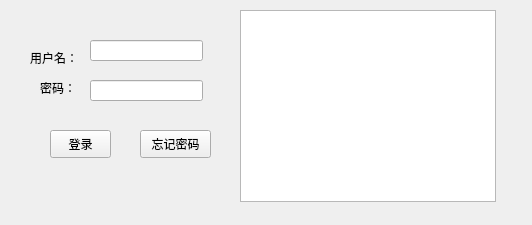
<?xml version="1.0" encoding="UTF-8"?>
<ui version="4.0">
 <class>Form</class>
 <widget class="QWidget" name="Form">
  <property name="geometry">
   <rect>
    <x>0</x>
    <y>0</y>
    <width>532</width>
    <height>225</height>
   </rect>
  </property>
  <property name="windowTitle">
   <string>Form</string>
  </property>
  <widget class="QLabel" name="label">
   <property name="geometry">
    <rect>
     <x>30</x>
     <y>50</y>
     <width>72</width>
     <height>15</height>
    </rect>
   </property>
   <property name="text">
    <string>用户名：</string>
   </property>
  </widget>
  <widget class="QLabel" name="label_2">
   <property name="geometry">
    <rect>
     <x>40</x>
     <y>80</y>
     <width>72</width>
     <height>15</height>
    </rect>
   </property>
   <property name="text">
    <string>密码：</string>
   </property>
  </widget>
  <widget class="QLineEdit" name="lineEdit">
   <property name="geometry">
    <rect>
     <x>90</x>
     <y>40</y>
     <width>113</width>
     <height>21</height>
    </rect>
   </property>
  </widget>
  <widget class="QLineEdit" name="lineEdit_2">
   <property name="geometry">
    <rect>
     <x>90</x>
     <y>80</y>
     <width>113</width>
     <height>21</height>
    </rect>
   </property>
  </widget>
  <widget class="QPushButton" name="pushButton">
   <property name="geometry">
    <rect>
     <x>50</x>
     <y>130</y>
     <width>61</width>
     <height>28</height>
    </rect>
   </property>
   <property name="text">
    <string>登录</string>
   </property>
  </widget>
  <widget class="QPushButton" name="pushButton_2">
   <property name="geometry">
    <rect>
     <x>140</x>
     <y>130</y>
     <width>71</width>
     <height>28</height>
    </rect>
   </property>
   <property name="text">
    <string>忘记密码</string>
   </property>
  </widget>
  <widget class="QTextBrowser" name="textBrowser">
   <property name="geometry">
    <rect>
     <x>240</x>
     <y>10</y>
     <width>256</width>
     <height>192</height>
    </rect>
   </property>
  </widget>
 </widget>
 <resources/>
 <connections/>
</ui>
